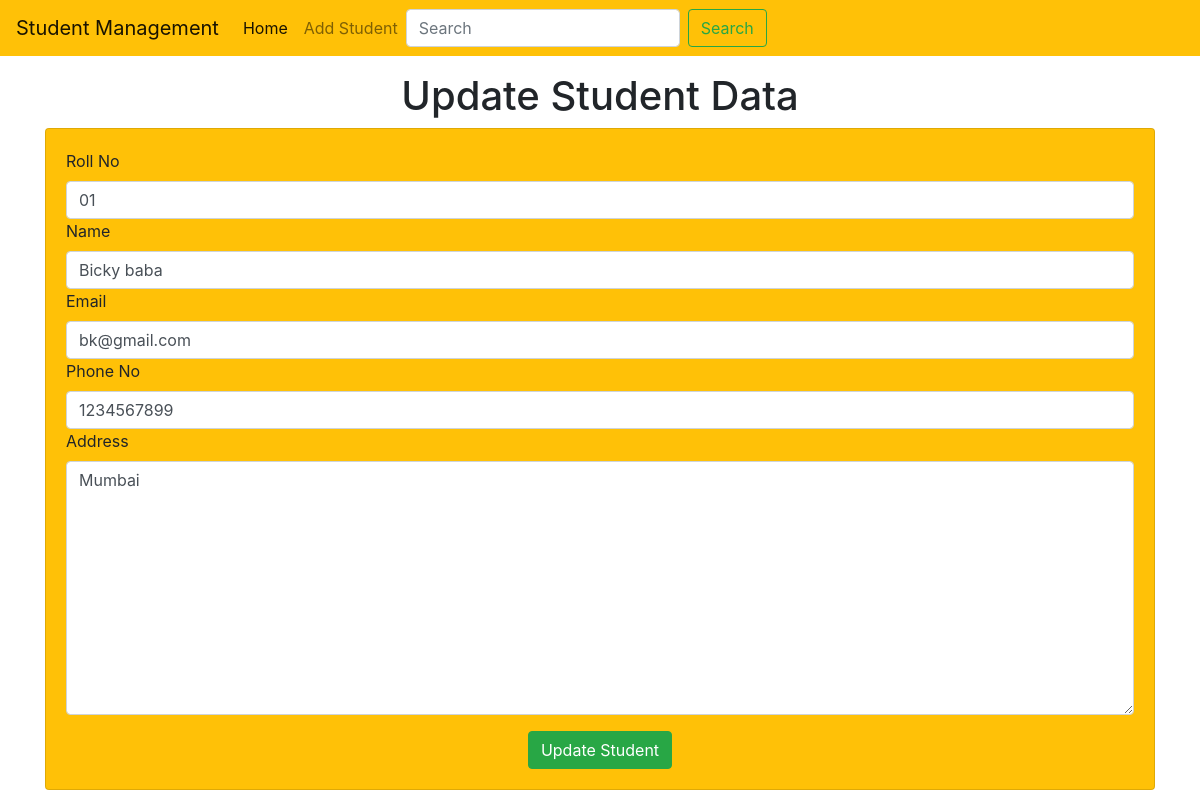
Page /std/update-std/1 on the committed database.
### std/models.py (models this page shows)
class Student(models.Model):
    roll=models.CharField(max_length=100)
    name=models.CharField(max_length=50)
    email=models.CharField(max_length=150)
    phone=models.CharField(max_length=10)
    address=models.CharField(max_length=200)

### std/views.py (the view)
# urls.py: path("update-std/<int:roll>",update_std),
def update_std(request,roll):
    std=Student.objects.get(pk=roll)
    return render(request, "std/update_std.html", {'std':std})

### templates/std/update_std.html (shortened to what this page needs)
<!doctype html>
<html lang="en">
  <head>
    <link rel="stylesheet" href="https://cdn.jsdelivr.net/npm/bootstrap@4.6.2/dist/css/bootstrap.min.css">
  </head>
  <body>
    {% include 'std/navbar.html' %}
    <h1 class="text-center mt-3">Update Student Data</h1>
      <div class="container">
        <div class="row">
            <div class="col-md-12">
                <div class="card bg-warning">
                    <div class="card-body">
                        <form action="/std/do-update-std/{{std.id}}" method="POST">
                            <div class="md-3">
                                <label for="roll">Roll No</label>
                                 <input name="std_roll" type="text" id="roll" class="form-control" placeholder="Enter your Roll No" required value="{{std.roll}}">
                            </div>
                            <div class="md-3">
                                <label for="name">Name</label>
                                <input name="std_name" type="text" id="name" class="form-control" placeholder="Enter your Name" required value="{{std.name}}">
                            </div>
                            <div class="md-3">
                                <label for="email">Email</label>
                                <input name="std_email" type="text" id="email" class="form-control" placeholder="Enter your Email" required value="{{std.email}}">
                            </div>
                            <div class="md-3">
                                <label for="phone">Phone No</label>
                                <input name="std_phone" type="text" id="phone" class="form-control" placeholder="Enter your Phone No" required value="{{std.phone}}">
                            </div>
                            <div class="md-3">
                                <label for="address">Address</label>
                                <textarea name="std_address" id="address" rows="10" class="form-control"  placeholder="Enter your Address">{{std.address}}</textarea>
                            </div>
                            <div class="container text-center mt-3">
                                <button class="btn btn-success">
                                    Update Student
                                </button>
                            </div>
                        </form>
                    </div>
                </div>
            </div>
        </div>
      </div>
  </body>
</html>

### rows in the picture
Student: std_roll "01", std_name "Bicky baba", std_email "bk@gmail.com", std_phone "1234567899", std_address "Mumbai"
